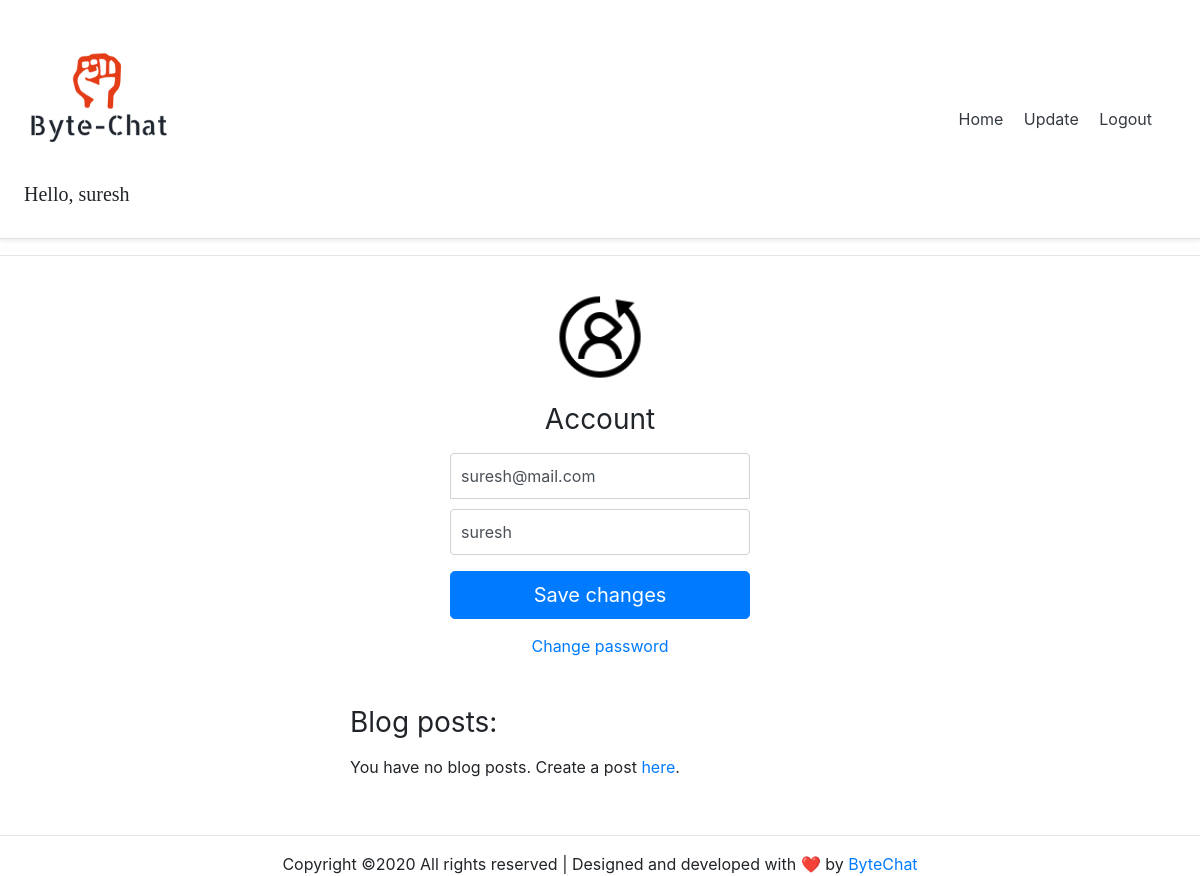
The page /account/ (signed in) on the database as committed earlier.
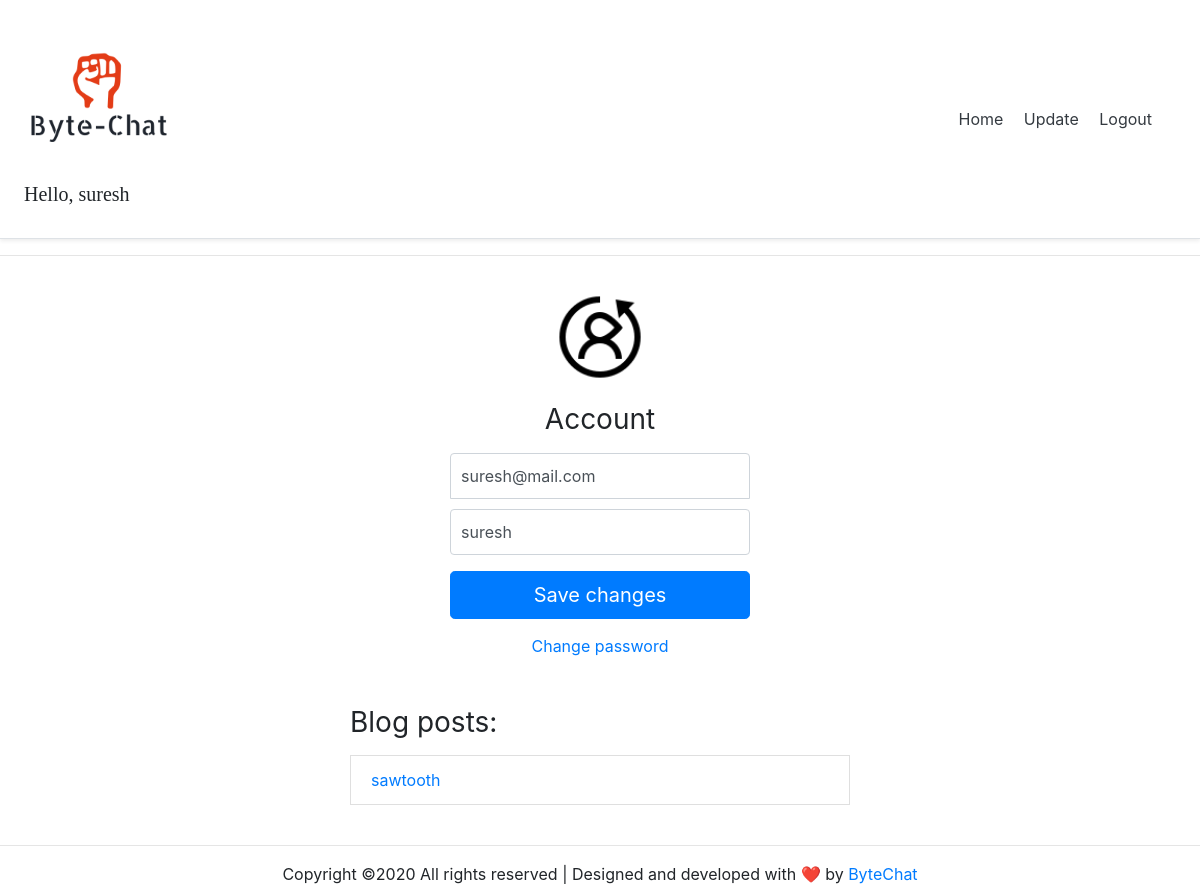
The same page on the database as committed later.
### account/models.py (models this page shows, shortened)
class Account(AbstractBaseUser):
    email = models.EmailField(verbose_name="email", max_length=60, unique=True)
    username = models.CharField(max_length=30, unique=True)
    date_joined	= models.DateTimeField(verbose_name='date joined', auto_now_add=True)
    last_login = models.DateTimeField(verbose_name='last login', auto_now=True)
    is_admin = models.BooleanField(default=False)
    is_active = models.BooleanField(default=True)
    is_staff = models.BooleanField(default=False)
    is_superuser = models.BooleanField(default=False)
    USERNAME_FIELD = 'email'
    REQUIRED_FIELDS = ['username']
    objects = MyAccountManager()

### blog/models.py (models this page shows)
class BlogPost(models.Model):
	title 					= models.CharField(max_length=50, null=False, blank=False)
	body 					= models.TextField(max_length=500, null=False, blank=False)
	image		 			= models.ImageField(upload_to=upload_location, null=True, blank=True)
	date_published 			= models.DateTimeField(auto_now_add=True, verbose_name="date published")
	date_updated 			= models.DateTimeField(auto_now=True, verbose_name="date updated")
	author 					= models.ForeignKey(settings.AUTH_USER_MODEL, on_delete=models.CASCADE)
	slug 					= models.SlugField(blank=True, unique=True)
	def __str__(self):
		return self.title

### account/views.py (the view)
# urls.py: path('account/', account_view, name="account"),
def account_view(request):
	if not request.user.is_authenticated:
		return redirect("login")
	context = {}
	if request.POST:
		form = AccountUpdateForm(request.POST, instance=request.user)
		if form.is_valid():
			form.save()
	else:
		form = AccountUpdateForm(
				initial= {
					"email": request.user.email,
					"username": request.user.username,
				}
			)
	context['account_form'] = form
	blog_posts = BlogPost.objects.filter(author=request.user)
	context['blog_posts'] = blog_posts
	return render(request, 'account/account.html', context)

### account/forms.py (shortened to what this page needs)
class AccountUpdateForm(forms.ModelForm):
	class Meta:
		model = Account
		fields = ('email', 'username')

### account/templates/account/account.html (shortened to what this page needs)
{% extends 'index.html' %}
{% load static %}
{% block content %}
<form class="form-signin" method="post">{% csrf_token %}
  <div class="d-flex flex-column pb-3">
    <img class="img-fluid mx-auto d-block" src="{% static 'update.png' %}" alt="update" width="100" height="100">
  </div>
  <h1 class="h3 mb-3 font-weight-normal">Account</h1>
  <input type="email" name="email" id="inputEmail" class="form-control" placeholder="Email address" required autofocus value={{account_form.initial.email}}>
  <input type="text" name="username" id="inputUsername" class="form-control" placeholder="Username" required
  value="{{account_form.initial.username}}">
  <button class="btn btn-lg btn-primary btn-block" type="submit">Save changes</button>
</form>
<div class="d-flex flex-column">
  <a class='m-auto' href="{% url 'password_change' %}">Change password</a>
</div>
<div class="container mt-4 p-4">
  <div class="row">
    <div class="blog-posts">
      <h3 class="mb-3 font-weight-normal">Blog posts:</h3>
      {% if blog_posts %}
        <ul class="list-group">
        {% for post in blog_posts %}
          <a href="{% url 'blog:detail' post.slug%}" style="text-decoration: none;"><li class="list-group-item">{{post}}</li></a>
        {% endfor %}
        </ul>
      {% else %}
        <p>You have no blog posts. Create a post <a href="{% url 'blog:create' %}">here</a>.</p>
      {% endif %}
    </div>
  </div>
</div>
{% endblock content %}

### templates/index.html
<!DOCTYPE html>
<html>
<head>
    {% include 'snippets/header.html' %}
</head>
<body>
    <div class="main">
        {% block content %}
        {% endblock content %}
    </div>
    {% include 'snippets/footer.html' %}
</body>
</html>

### templates/snippets/header.html (shortened to what this page needs)
{% load static %}
<link rel="stylesheet" href="https://stackpath.bootstrapcdn.com/bootstrap/4.5.0/css/bootstrap.min.css"
integrity="sha384-9aIt2nRpC12Uk9gS9baDl411NQApFmC26EwAOH8WgZl5MYYxFfc+NcPb1dKGj7Sk">
<div class="d-flex flex-column flex-md-row align-items-center p-3 px-md-4 mb-3 bg-white border-bottom shadow-sm">
    <h5 class="my-0 mr-md-auto font-weight-normal">
      <div class="d-flex flex-column pb-3">
        <img class="img-fluid mx-auto d-block" src="{% static 'Byte-Chat.png' %}" alt="Byte-Chat" width="150" height="150">
      </div>
        {% if request.user.is_authenticated %}
            <p class="display-6" style="font-family:verdana">
                Hello, {{request.user.username}}
            </p>
        {% endif %}
    </h5>
    <nav class="my-2 my-md-0 mr-md-3">
        {% if request.user.is_authenticated %}
            <a class="p-2 text-dark" href=" {% url 'home' %} ">Home</a>
            <a class="p-2 text-dark" href=" {% url 'account' %} ">Update</a>
            <a class="p-2 text-dark" href=" {% url 'logout' %} ">Logout</a>
        {% else %}
            <a class="p-2 text-dark" href=" {% url 'home' %} ">Home</a>
            <a class="p-2 text-dark" href=" {% url 'login' %} ">Login</a>
            <a class="btn btn-outline-primary" href=" {% url 'register' %} ">Register</a>
        {% endif %}
    </nav>
  </div>
<hr>

### templates/snippets/footer.html (shortened to what this page needs)
<hr>
<div class="d-flex flex-row align-items-center footer">
    <p class="m-auto">Copyright &copy;<script>document.write(new Date().getFullYear());</script> All rights reserved | Designed and developed with &#10084;&#65039 by <a href="https://www.linkedin.com/in/akash-bhardwaj-030bba153/" target="_blank">ByteChat</a></p>
</div>

### templates/snippets/header.html (style rules this page uses)
.container { max-width: 960px; }

### account/templates/account/account.html (style rules this page uses)
.form-signin { width: 100%; max-width: 330px; padding: 15px; margin: auto; }
.form-signin .form-control { position: relative; box-sizing: border-box; height: auto; padding: 10px; font-size: 16px; }
.form-signin input[type="email"] { margin-bottom: 10px; border-bottom-right-radius: 0; border-bottom-left-radius: 0; }
.h3 { text-align: center; }
.blog-posts { max-width: 500px; width: 100%; margin: auto; }

Rows that differ between the two databases and show on the page:
added BlogPost: title "sawtooth"
Other text that changed with them:
text no longer shown: "You have no blog posts. Create a post here ."
